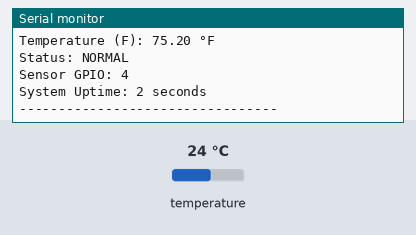
This sketch was run on a simulated ESP32. Parts: the last lines printed to the serial monitor. The inputs (shaded band) are chosen by the test bench; at power-on: temperature 24 °C.

Above: at 3.2 s.
3.3 s: temperature set to 12 °C
At 6.0 s:
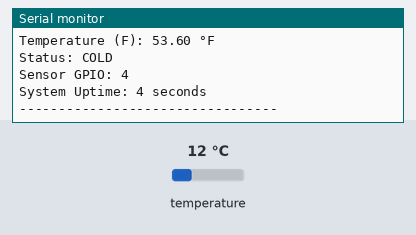
7.8 s: temperature set to 33 °C
At 9.2 s:
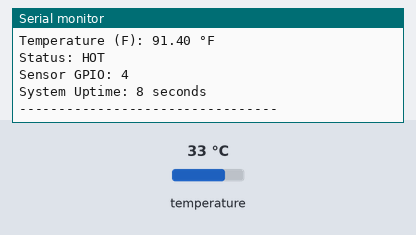
Timing chart, 0 to 10.8 s (numbered marks = the images above; inputs shaded):
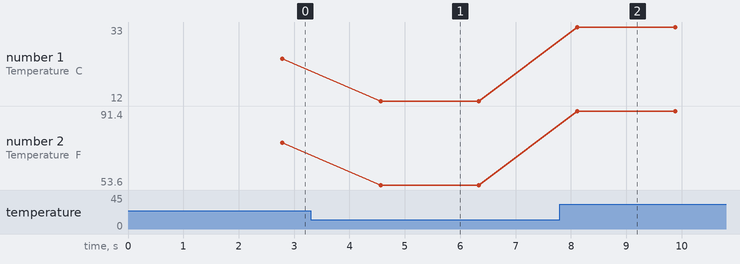

The sketch:

Temperature_sensor.ino
```cpp
#include <OneWire.h>
#include <DallasTemperature.h>

#define ONE_WIRE_BUS 4

OneWire oneWire(ONE_WIRE_BUS);
DallasTemperature sensors(&oneWire);

unsigned long startTime;

void setup()
  {Serial.begin(115200);

  Serial.println();
  Serial.println("=================================");
  Serial.println(" ESP32 Temperature Monitoring");
  Serial.println(" DS18B20 Sensor Initializing...");
  Serial.println(" GPIO Pin: 4");
  Serial.println("=================================");

  sensors.begin();

  delay(2000);

  startTime = millis();

  Serial.println("Sensor Ready!");
  Serial.println();
}

void loop()

  {sensors.requestTemperatures();

  float tempC = sensors.getTempCByIndex(0);

  if (tempC == DEVICE_DISCONNECTED_C) {
    Serial.println("ERROR: Sensor not detected!");
    delay(1000);
    return;}

  float tempF = tempC * 9.0 / 5.0 + 32.0;

  String status;

  if (tempC < 20) {
    status = "COLD";
  }
  else if (tempC < 30) {
    status = "NORMAL";
  }
  else {
    status = "HOT";
  }

  unsigned long uptime = millis() / 1000;

  Serial.println("---------------------------------");
  Serial.print("Temperature (C): ");
  Serial.print(tempC);
  Serial.println(" °C");

  Serial.print("Temperature (F): ");
  Serial.print(tempF);
  Serial.println(" °F");

  Serial.print("Status: ");
  Serial.println(status);

  Serial.print("Sensor GPIO: ");
  Serial.println(ONE_WIRE_BUS);

  Serial.print("System Uptime: ");
  Serial.print(uptime);
  Serial.println(" seconds");

  Serial.println("---------------------------------");
  Serial.println();

  delay(1000);}
```

Measured:
- after the input at 3.3 s, the serial monitor: prints a new line after 1.3 s (image 1)
- after the input at 7.8 s, the serial monitor: prints a new line after 0.31 s (image 2)
- plotted number 1: 24 → 12 after the input at 3.3 s, 12 → 33 after the input at 7.8 s
- plotted number 2: 75.2 → 53.6 after the input at 3.3 s, 53.6 → 91.4 after the input at 7.8 s
